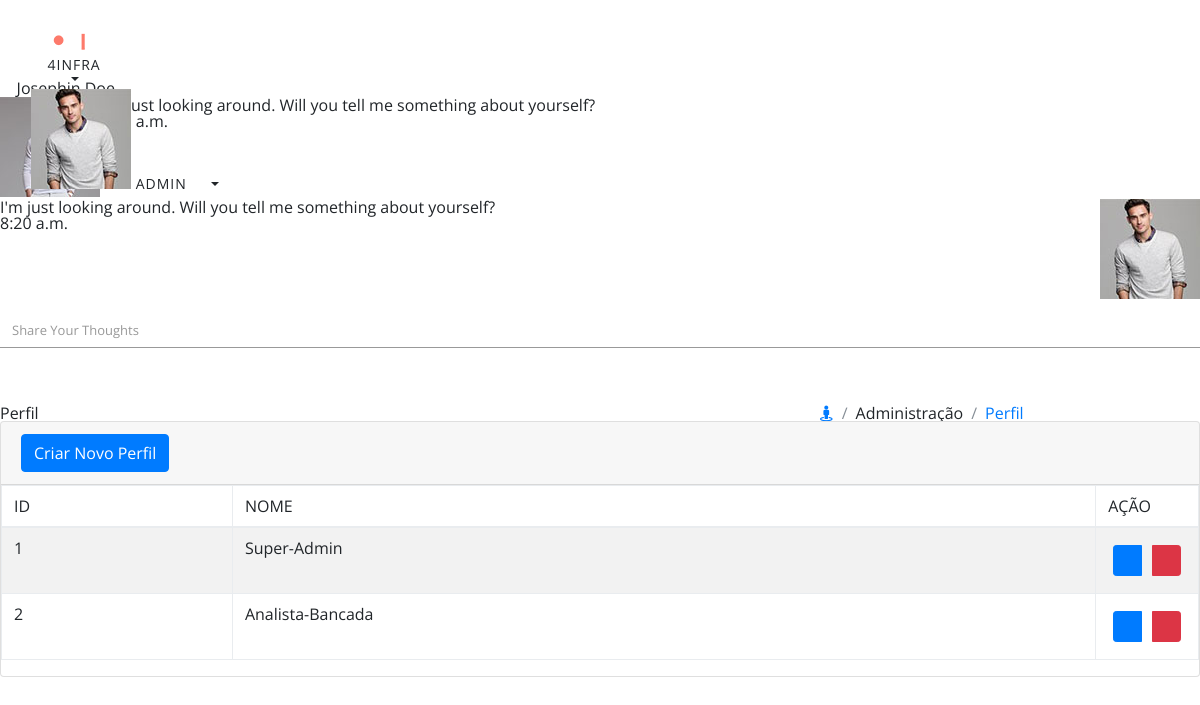
The page /perfil (signed in) on the database its author committed.
### tables this page shows
CREATE TABLE `grupo_permissao` (
  `id` int(11) NOT NULL AUTO_INCREMENT,
  `nome` varchar(50) NOT NULL,
  `parametros` varchar(200) NOT NULL,
  `id_entidade` varchar(45) NOT NULL,
  PRIMARY KEY (`id`)
);

### core/controller.php (called while the page is built, shortened)
<?php
class controller {
    public function loadTemplate($viewName, $viewDados = array()) {
        require 'views/template.php';
    }
    public function loadViewInTemplate($viewName, $viewDados = array()) {
        extract($viewDados);
        require 'views/'.$viewName.'.php';
    }
}

### core/Core.php (called while the page is built, shortened)
<?php
class Core {
    public function run(){
        $url = '/';
        if (isset($_GET['url'])) {
            $url .= $_GET['url'];
        }
        $params = array();
        if (!empty($url) && $url !='/') {
            $url = explode('/', $url);
            array_shift($url);
            array_shift($url);
            if (isset($url[0]) && !empty($url[0])) {
                $currentAction = $url[0];
                array_shift($url);
            } else {
                $currentAction = 'index';
            }
        } else {
            $currentController = 'dashboardController';
            $currentAction = 'index';
        }
        $c = new $currentController();
        call_user_func_array(array($c, $currentAction), $params);
    }
}

### index.php (called while the page is built, shortened)
<?php
$core = new Core();
$core->run();
?>

### core/model.php (called while the page is built, shortened)
<?php
class model {
    public function __construct()
    {
        global $db;
        $this->db = $db;
    }
}

### models/Perfil.php (called while the page is built, shortened)
<?php
class Perfil extends model {
    public function getListPerfil($id_entidade){
        $array = array();
        $sql = $this->db->prepare("SELECT * FROM grupo_permissao WHERE id_entidade = :id_entidade");
        $sql->bindValue(':id_entidade', $id_entidade);
        $sql->execute();
        if ($sql->rowCount() > 0) {
            $array = $sql->fetchAll();
        }
        return $array;
    }
}

### models/Usuarios.php (called while the page is built, shortened)
<?php
class Usuarios extends model {
    private $userInfo;
    public function setLoggedUsuario(){
        if(isset($_SESSION['sessionName']) && !empty($_SESSION['sessionName'])){
            $id = $_SESSION['sessionId'];
            $sql = $this->db->prepare("SELECT * FROM usuario WHERE id = :id");
            $sql->bindValue(':id', $id);
            $sql->execute();
            if ($sql->rowCount() > 0) {
                $this->userInfo = $sql->fetch();
            }
        }
    }
    public function getEntidade() {
        if (isset($this->userInfo['id_entidade'])) {
            return $this->userInfo['id_entidade'];
        } else {
            return 0;
        }
    }
}

### models/Entidades.php (called while the page is built, shortened)
<?php
class Entidades extends model {
    private $entidadeInfo;
    public function __construct($id)
    {
        $sql = $this->db->prepare("SELECT * FROM entidade WHERE id = :id");
        $sql->bindValue(':id', $id);
        $sql->execute();
        if ($sql->rowCount() > 0) {
            $this->entidadeInfo = $sql->fetch();
        }
    }
    public function getNome(){
        if (isset($this->entidadeInfo['nome'])) {
            return $this->entidadeInfo['nome'];
        } else {
            return '';
        }
    }
}

### views/perfil.php (the view)
<div class="page-header">
    <div class="row align-items-end">
        <div class="col-lg-8">
            <div class="page-header-title">
                <div class="d-inline">
                    <h4>Perfil</h4>
                </div>
            </div>
        </div>
        <div class="col-lg-4">
            <div class="page-header-breadcrumb">
                <ul class="breadcrumb-title">
                    <li class="breadcrumb-item">
                        <a href="<?php echo BASE_URL;?>dashboard"> <i class="fa fa-street-view"></i> </a>
                    </li>
                    <li class="breadcrumb-item">Administração
                    </li>
                    <li class="breadcrumb-item"><a href="<?php echo BASE_URL;?>perfil">Perfil</a>
                    </li>
                </ul>
            </div>
        </div>
    </div>
</div>
<div class="card">
    <div class="card-header">
        <a href="<?php echo BASE_URL ;?>perfil/add" class="btn btn-primary sweet-1 m-b-10">Criar Novo Perfil</a>
    </div>
    <div class="card-block">
        <div class="table-responsive">
            <table class="table table-striped table-bordered" id="example-2">
                <thead>
                    <tr>
                        <th>ID</th>
                        <th>NOME</th>
                        <th>AÇÃO</th>
                    </tr>
                </thead>
                <tbody>
                    <?php foreach($getListPerfil as $perfil):?>
                    <tr>
                        <th scope="row"><?php echo $perfil['id'];?></th>
                        <td class="tabledit-view-mode">
                            <span class="tabledit-span"><?php echo $perfil['nome'];?></span>
                        </td>
                        <td style="white-space: nowrap; width: 1%;">
                            <div class="tabledit-toolbar btn-toolbar" style="text-align: left;">
                                <div class="btn-group btn-group-sm" style="float: none;">
                                    <a href="<?php echo BASE_URL ;?>perfil/edit/<?php echo $perfil['id'];?>" class="tabledit-edit-button btn btn-primary waves-effect waves-light" style="float: none;margin: 5px;">
                                        <span class="icofont icofont-ui-edit"></span>
                                    </a>
                                    <a href="<?php echo BASE_URL ;?>perfil/delet/<?php echo $perfil['id'];?>" class="tabledit-delete-button btn btn-danger waves-effect waves-light" style="float: none;margin: 5px;">
                                        <span class="icofont icofont-ui-delete"></span>
                                    </a>
                                </div>
                            </div>
                        </td>
                    </tr>
                    <?php endforeach;?>
                </tbody>
            </table>
        </div>
    </div>
</div>

### assets/extra-pages/landingpage/assets/css/style.css (style rules this page uses)
html, body, div, span, applet, object, iframe, h1, h2, h3, h4, h5, h6, p, blockquote, pre, a, abbr, acronym, address, big, cite, code, del, dfn, em, img, ins, kbd, q, s, samp, small, strike, strong, sub, sup, tt, var, b, u, i, center, dl, dt, dd, ol, ul, li, fieldset, form, label, legend, table, caption, tbody, tfoot, thead, tr, th, td, article, aside, canvas, details, embed, figure, figcaption, footer, header, hgroup, menu, nav, output, ruby, section, summary, time, mark, audio, video { margin: 0; padding: 0; border: 0; font-size: 100%; font: inherit; vertical-align: baseline; font-weight:400; }
body { font-family:"Open Sans",sans-serif; line-height: 1; }
ol, ul { list-style: none; }
table { border-collapse: collapse; border-spacing: 0; }
html * { text-rendering: optimizeLegibility !important; -webkit-font-smoothing: antialiased; -moz-osx-font-smoothing: grayscale; }
body { -webkit-font-smoothing: antialiased; -moz-osx-font-smoothing: grayscale; }
*, *:after, *:before { -webkit-box-sizing: border-box; -moz-box-sizing: border-box; box-sizing: border-box; }

### rows shown on the page
grupo_permissao: id "1", nome "Super-Admin"
grupo_permissao: id "2", nome "Analista-Bancada"

### other values the page prints
$viewDados['nomeEntidade'] "4INFRA"
$_SESSION['sessionName'] "ADMIN"
